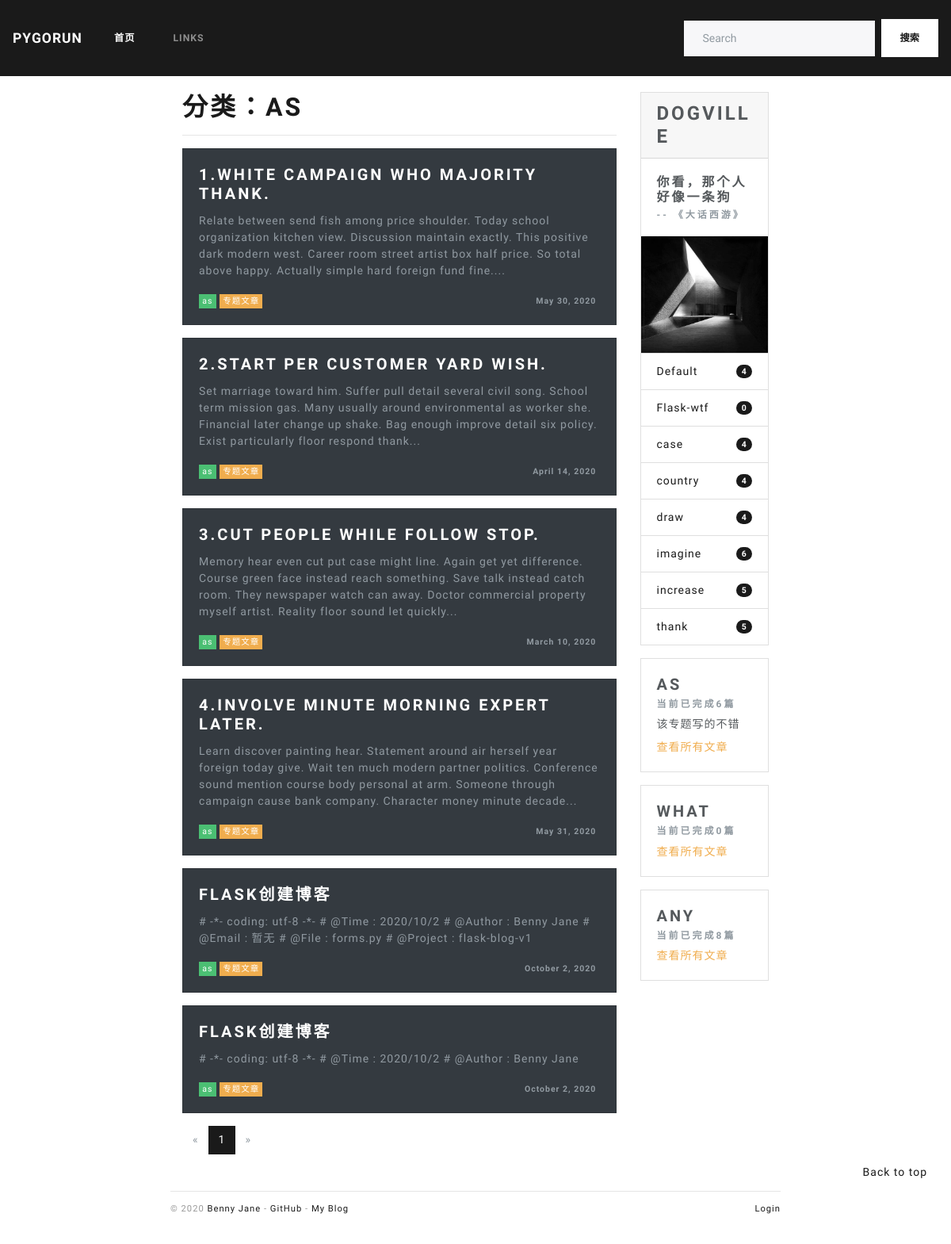
Page /category/2 on the earlier database version.
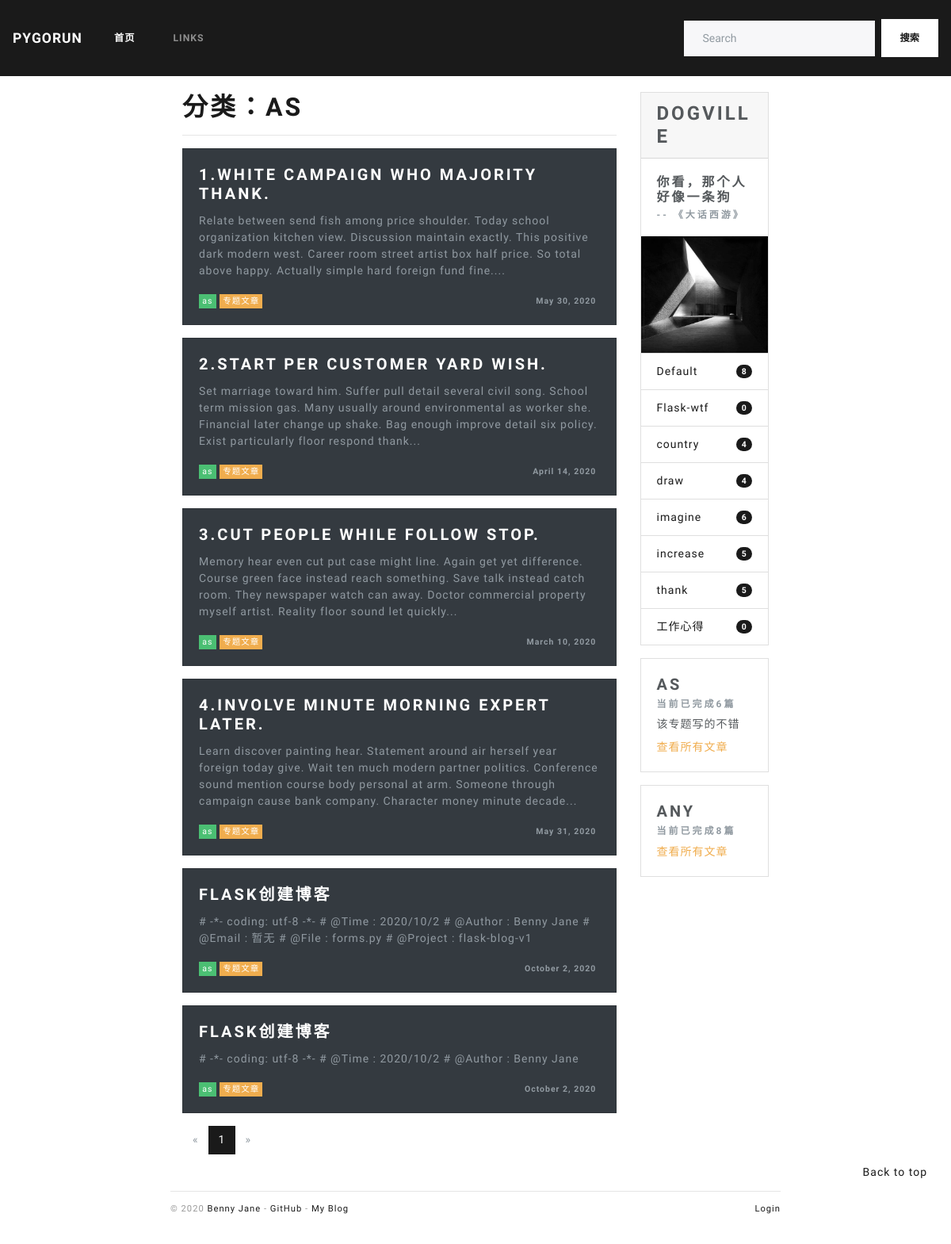
Same page on the later database version.
### blogDog/models.py (models this page shows, shortened)
class Post(db.Model):
    id = db.Column(db.Integer, primary_key=True)
    title = db.Column(db.String(255))
    sub_title = db.Column(db.Text)
    body = db.Column(db.Text)
    timestamp = db.Column(db.DateTime, default=datetime.utcnow, index=True)
    can_comment = db.Column(db.Boolean, default=True)
    isRecommend = db.Column(db.Boolean, default=False)
    category_id = db.Column(db.Integer, db.ForeignKey('category.id'))
    category = db.relationship("Category", back_populates="posts")
    comments = db.relationship("Comment", back_populates="post", cascade="all, delete-orphan")

class Category(db.Model):
    id = db.Column(db.Integer, primary_key=True)
    name = db.Column(db.String(100), unique=True)
    isSubject = db.Column(db.Boolean, default=False)
    subject_info = db.Column(db.Text)  # 添加备注信息
    posts = db.relationship("Post", back_populates="category")

### blogDog/web/blog.py (the view)
@blog_bp.route('/category/<int:category_id>')
def show_category(category_id):
    category = Category.query.get_or_404(category_id)
    page = request.args.get('page', 1, type=int)
    per_page = current_app.config['PER_PAGE']  # 考虑字符串问题
    half_page_display = int(current_app.config["HALF_PAGE_DISPLAY"])
    if category.isSubject:
        query = Post.query.with_parent(category).order_by(Post.title.asc())
    else:
        query = Post.query.with_parent(category).order_by(Post.timestamp.desc())
    page_params = {
        'total': query.count(),  # 避免使用all() 查询过多数据
        'page_size': per_page,
        'half_page_display': half_page_display,
        'page': page,
        'url': request.full_path.replace('&page={}'.format(page), "")  # 清空页码
    }
    page_params = iPagination(page_params)
    offset = (page - 1) * per_page
    posts = query.offset(offset).limit(per_page).all()
    return render_template('blog/category.html', category=category, page_params=page_params, posts=posts)

### blogDog/__init__.py (called while the page is built)
def register_template_context(app):
    @app.context_processor
    def make_template_context():
        admin = Admin.query.first()
        categories = Category.query.order_by(Category.name).all()
        links = Link.query.order_by(Link.name).all()
        subjects = Category.query.filter_by(isSubject=True).all()
        recommends = Post.query.filter_by(isRecommend=True).order_by(Post.timestamp.desc()).all()
        if current_user.is_authenticated:
            unread_comments = Comment.query.filter_by(reviewed=False).count()
        else:
            unread_comments = None
        return dict(admin=admin, categories=categories, links=links, recommends=recommends
                    , unread_comments=unread_comments, subjects=subjects)

### blogDog/templates/blog/category.html (shortened to what this page needs)
{% extends 'blog/index.html' %}
{% block recommendOrCategory %}
    <h1 class="display-5">分类：{{ category.name }}</h1>
    <hr class="my-3">
{% endblock %}

### blogDog/templates/blog/_post.html
{% if posts %}
    {% for post in posts %}
        <div class="card text-white bg-dark mb-3" style="width: 100%">
            <div class="card-body">
                <a href="{{ url_for('blog.show_post', post_id=post.id) }}"><h4 class="card-title"
                                                                               style="color: white">{{ post.title }}</h4>
                </a>
                <p class="card-text" style="color: #919aa1 !important">{{ post.body|striptags|truncate }}</p>
                <div style="display: flex;justify-content: space-between" class="text-right">
                    <span>
                        <a href="{{ url_for('.show_category', category_id=post.category.id) }}"><span class="badge badge-success "
                                style="font-weight: normal">{{ post.category.name }}</span></a>
                        {% if post.category.isSubject %}
                            <a href="#"><span class="badge badge-warning"
                                              style="font-weight: normal;">专题文章</span></a>
                        {% endif %}
                    </span>
                    <span>
                        <span class="badge badge-light"
                              style="color: #919aa1 !important; background-color: transparent">{{ moment(post.timestamp).format('LL') }}</span>
                    </span>
                </div>
            </div>
        </div>
    {% endfor %}
{% else %}
    <h5>空空如也...</h5>
{% endif %}

### blogDog/templates/blog/_sidebar.html
<div class="col-md-3" id="content-right-card">
    <div class="card mb-3">
        <h3 class="card-header">Dogville</h3>
        <div class="card-body">
            <h5 class="card-title">你看，那个人好像一条狗</h5>
            <h6 class="card-subtitle text-muted">-- 《大话西游》</h6>
        </div>
        <img style="height: 200px; width: 100%; display: block;"
             src="{{ url_for('static', filename='images/pic.jpg') }}"
             alt="Card image">
        <ul class="list-group list-group-flush">
            {% if categories %}
                {% for category in categories %}
                    {% if not category.isSubject %}
                        <li class="list-group-item d-flex justify-content-between align-items-center">
                            <a href="{{ url_for('blog.show_category', category_id=category.id) }}">{{ category.name }}</a>
                            <span class="badge badge-primary badge-pill">{{ category.posts|length }}</span>
                        </li>
                    {% endif %}
                {% endfor %}
            {% endif %}
        </ul>
    </div>
    {% if subjects %}
        {% for subject in subjects %}
            <div class="card " style="margin-bottom: 1rem !important;">
                <div class="card-body">
                    <h4 class="card-title">{{ subject.name }}</h4>
                    <h6 class="card-subtitle mb-2 text-muted">当前已完成{{ subject.posts|length }}篇</h6>
                    {% if subject.subject_info %}
                        <p style="margin-bottom: 0.5rem !important">{{ subject.subject_info }}</p>
                    {% endif %}
                    <a href="{{ url_for('blog.show_category', category_id=subject.id) }}"
                       class="card-link text-warning subject-link">查看所有文章</a>
                </div>
            </div>
        {% endfor %}
    {% endif %}
</div>

Differences in the rows shown:
removed Category: name "case", posts|length "4", shown under "-- 《大话西游》"
removed Category: name "WHAT", posts|length "0"
computed for Category "Default": posts|length "4" → "8"
added Category: name "工作心得", posts|length "0", shown under "-- 《大话西游》"
